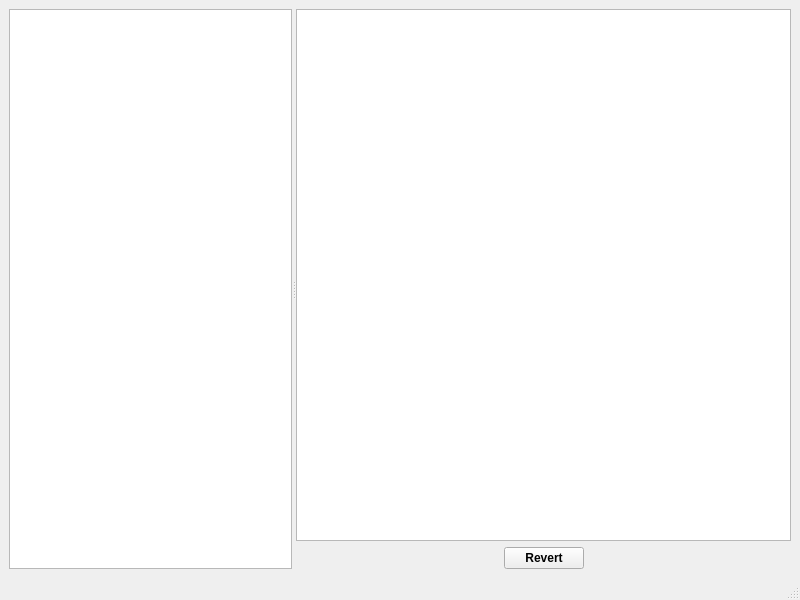
<ui version="4.0" >
 <class>MainWindow</class>
 <widget class="QMainWindow" name="MainWindow" >
  <property name="geometry" >
   <rect>
    <x>0</x>
    <y>0</y>
    <width>800</width>
    <height>600</height>
   </rect>
  </property>
  <property name="windowTitle" >
   <string>MainWindow</string>
  </property>
  <widget class="QWidget" name="centralwidget" >
   <property name="geometry" >
    <rect>
     <x>0</x>
     <y>27</y>
     <width>800</width>
     <height>549</height>
    </rect>
   </property>
   <layout class="QGridLayout" name="gridLayout_2" >
    <item row="0" column="0" >
     <widget class="QSplitter" name="pSplitter" >
      <property name="orientation" >
       <enum>Qt::Horizontal</enum>
      </property>
      <widget class="QListWidget" name="comp_list" />
      <widget class="QWidget" name="layoutWidget" >
       <layout class="QGridLayout" name="gridLayout" >
        <item row="0" column="0" colspan="3" >
         <widget class="QTextEdit" name="comp_editor" >
          <property name="lineWrapMode" >
           <enum>QTextEdit::NoWrap</enum>
          </property>
         </widget>
        </item>
        <item row="1" column="0" >
         <spacer name="horizontalSpacer" >
          <property name="orientation" >
           <enum>Qt::Horizontal</enum>
          </property>
          <property name="sizeHint" stdset="0" >
           <size>
            <width>178</width>
            <height>20</height>
           </size>
          </property>
         </spacer>
        </item>
        <item row="1" column="1" >
         <widget class="QPushButton" name="comp_revert" >
          <property name="font" >
           <font>
            <weight>75</weight>
            <bold>true</bold>
           </font>
          </property>
          <property name="text" >
           <string>Revert</string>
          </property>
         </widget>
        </item>
        <item row="1" column="2" >
         <spacer name="horizontalSpacer_2" >
          <property name="orientation" >
           <enum>Qt::Horizontal</enum>
          </property>
          <property name="sizeHint" stdset="0" >
           <size>
            <width>178</width>
            <height>20</height>
           </size>
          </property>
         </spacer>
        </item>
       </layout>
      </widget>
     </widget>
    </item>
   </layout>
  </widget>
  <widget class="QMenuBar" name="menubar" >
   <property name="geometry" >
    <rect>
     <x>0</x>
     <y>0</y>
     <width>800</width>
     <height>27</height>
    </rect>
   </property>
  </widget>
  <widget class="QStatusBar" name="statusbar" >
   <property name="geometry" >
    <rect>
     <x>0</x>
     <y>576</y>
     <width>800</width>
     <height>24</height>
    </rect>
   </property>
  </widget>
 </widget>
 <resources/>
 <connections/>
</ui>
